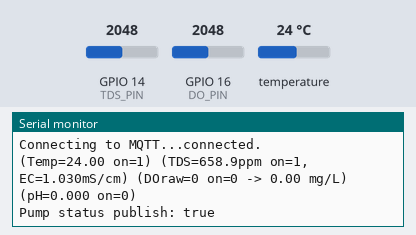
The sketch below on a simulated ESP32. Parts: the last lines printed to the serial monitor. The inputs (shaded band) are chosen by the test bench; at power-on: GPIO 16 (DO_PIN) = 2048, temperature 24 °C, GPIO 14 (TDS_PIN) = 2048 (analog values on the 0–4095 scale). WiFi joins after 1.5 s; servers stay silent unless stated; the local clock reads 2024-03-15 10:24:30 at power-on unless the sketch sets it; no MQTT or app messages arrive unless stated.

Above: at 2.8 s.
2.9 s: GPIO 16 (DO_PIN) set to 1228
At 4.6 s:
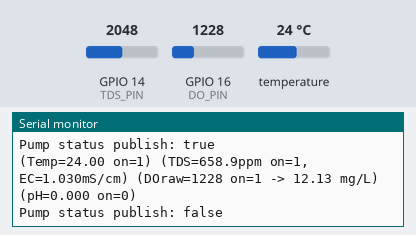
5.7 s: temperature set to 12 °C
At 7.1 s:
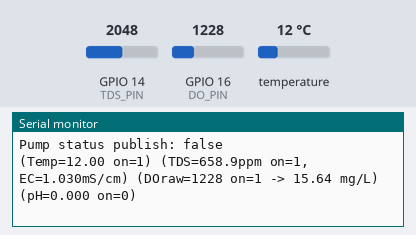
8.1 s: GPIO 14 (TDS_PIN) set to 1960
At 10.0 s:
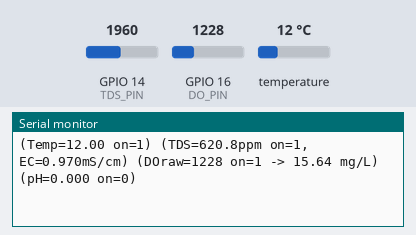
10.5 s: temperature set to 19 °C
At 12.5 s:
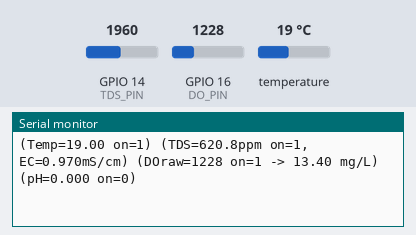
12.9 s: GPIO 16 (DO_PIN) set to 1160
At 14.0 s:
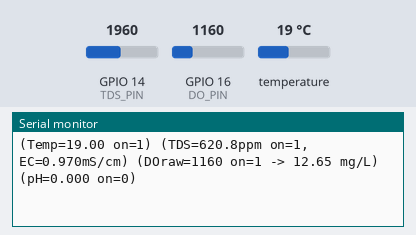
15.3 s: GPIO 14 (TDS_PIN) set to 2040
At 18.0 s:
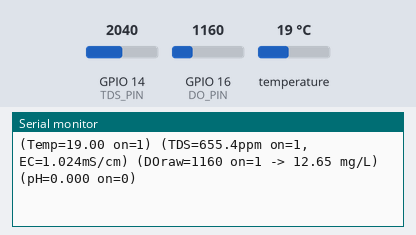
Timing chart, 0 to 18.7 s (numbered marks = the images above; inputs shaded):
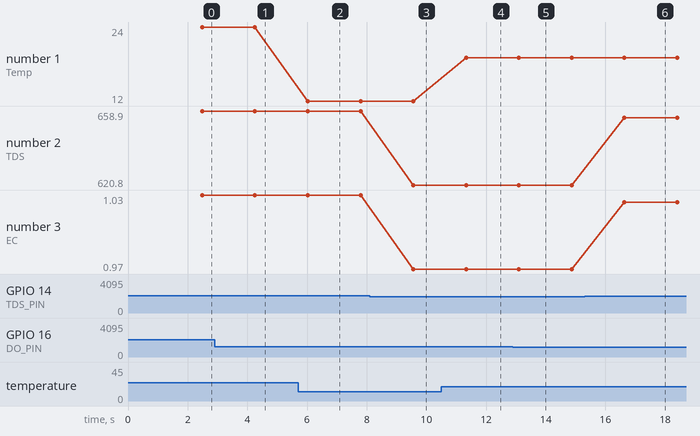

The sketch:

esp32_watertank.ino
```cpp
#include <Wire.h>
#include <WiFi.h>
#include <WiFiClient.h>
#include <PubSubClient.h>
#include <time.h>
#include <esp_system.h>
#include <ArduinoJson.h>
#include <OneWire.h>
#include <DallasTemperature.h>
#include <HardwareSerial.h>   // for EZO pH (UART1)

// ─────────── WiFi / MQTT ───────────
const char* ssid       = "hydroleaf";
const char* password   = "Reza11Reza11";

const char* mqtt_server = "192.168.8.3";
const int   mqtt_port   = 1883;

const char* sensor_topic = "waterTank";            // telemetry
const char* pump_topic   = "actuator/oxygenPump";

// ─────────── Device metadata ───────────
const char* DEVICE_ID      = "T01";
const char* LAYER          = "L01";
const char* SYSTEM_ID      = "S01";
const char* PUMP_DEVICE_ID = "R01";

// ─────────── Pins / Calibration ───────────
const int TDS_PIN  = 14;
const int TEMP_PIN = 4;    // DS18B20
const int DO_PIN   = 16;

// EZO pH (UART1 on ESP32)
HardwareSerial EZOph(1);
const int PH_RX_PIN = 18;  // ESP32 RX  <- EZO TX
const int PH_TX_PIN = 17;  // ESP32 TX  -> EZO RX
const uint32_t PH_BAUD = 9600;

// DO raw calibration
const int DO_RAW_SATURATION = 850 ;
const int DO_RAW_ZIRO = 20 ;

// ─────────── Behavior ───────────
const float DO_ON_THRESHOLD  = 3.5f;  // mg/L
const float DO_OFF_THRESHOLD = 4.0f;  // mg/L
const bool  FAILSAFE_ON_WHEN_SENSOR_OFFLINE = true;

const unsigned long PUMP_HEARTBEAT_MS = 5UL * 60UL * 1000UL;

// ─────────── Globals ───────────
WiFiClient espClient;
PubSubClient client(espClient);

OneWire oneWire(TEMP_PIN);
DallasTemperature ds18b20(&oneWire);

// diagnostics
unsigned long failedConnections   = 0;
unsigned long failedSends         = 0;
unsigned long disconnectedCounter = 0;

// pump mem
bool  previousPumpState   = false;
bool  hasPrevPumpState    = false;
unsigned long lastPumpBeatMs = 0;
String clientId;

// pH streaming state
float phValue = 0.0f;
bool  phOnline = false;
String _phLine;                  // UART line buffer

// ─────────── Helpers ───────────
void setup_wifi() {
  Serial.print("Connecting to WiFi");
  WiFi.begin(ssid, password);
  while (WiFi.status() != WL_CONNECTED) {
    delay(400);
    Serial.print(".");
  }
  Serial.println("\nWiFi connected.");
  Serial.print("IP: "); Serial.println(WiFi.localIP());
}

void setup_time() {
  configTime(0, 0, "pool.ntp.org", "time.nist.gov");
  Serial.print("Syncing NTP");
  while (time(nullptr) < 100000) {
    delay(400);
    Serial.print(".");
  }
  Serial.println("\nTime synced.");
}

String getTimeISO8601() {
  time_t now = time(nullptr);
  struct tm* t = gmtime(&now);
  char buf[30];
  strftime(buf, sizeof(buf), "%Y-%m-%dT%H:%M:%SZ", t);
  return String(buf);
}

String buildCompositeId(const char* systemId, const char* layer, const char* deviceId) {
  String s(systemId); s += "-"; s += layer; s += "-"; s += deviceId;
  return s;
}

void mqtt_reconnect() {
  if (clientId.isEmpty()) {
    clientId = String("ESP32-") + DEVICE_ID + "-" + String((uint32_t)ESP.getEfuseMac(), HEX);
  }
  while (!client.connected()) {
    Serial.print("Connecting to MQTT...");
    if (client.connect(clientId.c_str())) {
      Serial.println("connected.");
    } else {
      Serial.print("MQTT failed, rc=");
      Serial.print(client.state());
      Serial.println(" retrying in 2s");
      failedConnections++;
      delay(2000);
    }
  }
}

// DO saturation curve (mg/L) vs temperature (°C)
float getDOSaturation(float tempC) {
  return (14.652f - 0.41022f * tempC + 0.007991f * tempC * tempC - 0.000077774f * tempC * tempC * tempC);
}

// Publish pump status (retained)
void publishPumpStatus(bool state, const String& timestamp, bool forceSend) {
  if (!forceSend && hasPrevPumpState && state == previousPumpState) return;

  StaticJsonDocument<384> doc;
  doc["system"]      = SYSTEM_ID;
  doc["layer"]       = LAYER;
  doc["deviceId"]    = PUMP_DEVICE_ID;
  doc["compositeId"] = buildCompositeId(SYSTEM_ID, LAYER, PUMP_DEVICE_ID);
  doc["timestamp"]   = timestamp;

  JsonArray controllers = doc.createNestedArray("controllers");
  JsonObject pump       = controllers.createNestedObject();
  pump["name"]  = "airPump";
  pump["type"]  = "relay";
  pump["state"]     = state;        // boolean
  pump["valueType"]  = "boolean";

  char msg[384];
    size_t n = serializeJson(doc, msg, sizeof(msg));

  bool ok = client.publish(pump_topic, (uint8_t*)msg, n, true);
  if (ok) {
    Serial.printf("Pump status publish: %s\n", state ? "true" : "false");
    previousPumpState = state;
    hasPrevPumpState  = true;
  } else {
    Serial.println("Pump status publish FAILED");
    failedSends++;
  }
}

// ─────────── EZO pH helpers (UART streaming) ───────────
void ezo_send(const char* cmd) {
  EZOph.write((const uint8_t*)cmd, strlen(cmd));
  EZOph.write('\r');
}

void ph_startContinuous() {
  ezo_send("C,1");   // enable continuous mode
  delay(50);
  ezo_send("R");     // start streaming
}

// Non-blocking poll; updates phValue/phOnline when CR received
void ph_poll() {
    while (EZOph.available()) {
      char c = EZOph.read();
    if (c == '\r') {            // end of line
      _phLine.trim();
      if (_phLine.length() && _phLine.charAt(0) != '?') {
        float v = _phLine.toFloat();
        if (!isnan(v) && v >= 0.0f && v <= 14.5f) {
          phValue  = v;
          phOnline = true;
        } else {
          phOnline = false;
        }
      } else {
        phOnline = false;
      }
      _phLine = "";
      } else if (c != '\n' && c != 0) {
      _phLine += c;
    }
}
}

// ─────────── Setup ───────────
void setup() {
  Serial.begin(115200);
  Wire.begin();
  analogReadResolution(12);
  ds18b20.begin();

  // EZO pH init on UART1
  EZOph.begin(PH_BAUD, SERIAL_8N1, PH_RX_PIN, PH_TX_PIN);
  ph_startContinuous();   // continuous streaming

  Serial.print("Reset reason: "); Serial.println(esp_reset_reason());

  setup_wifi();
  setup_time();

  client.setServer(mqtt_server, mqtt_port);
  client.setKeepAlive(30);
}

// ─────────── Loop ───────────
void loop() {
  // keep WiFi/MQTT alive
  if (WiFi.status() != WL_CONNECTED) {
    disconnectedCounter++;
    Serial.printf("WiFi disconnected (%lu). Reconnecting...\n", disconnectedCounter);
    setup_wifi();
  }
  if (!client.connected()) mqtt_reconnect();
  client.loop();

  // update streaming pH
  ph_poll();

  const String timestamp = getTimeISO8601();

  // ---- Read sensors ----
  ds18b20.requestTemperatures();
  float tempC = ds18b20.getTempCByIndex(0);
  bool tempOnline = (tempC > -10.0f && tempC < 60.0f);
  if (!tempOnline) tempC = 0.0f;

  // TDS (analog -> volts -> ppm)
  int   tdsRaw     = analogRead(TDS_PIN);
  float tdsVolt    = tdsRaw * (3.3f / 4095.0f);
  float tdsValue   = (133.42f * pow(tdsVolt, 3) - 255.86f * pow(tdsVolt, 2) + 857.39f * tdsVolt) * 0.5f;
  bool  tdsOnline  = (tdsVolt > 0.1f && tdsVolt < 3.0f && tdsValue > 0.0f && tdsValue < 2000.0f);
  if (!tdsOnline) tdsValue = 0.0f;

  // EC derived (mS/cm)
  float ecValue = tdsValue / 640.0f;

  // Dissolved Oxygen (two-point calib)
  int   doRaw    = analogRead(DO_PIN);
  bool  doOnline = (doRaw > 40 && doRaw < 1400);
  if (!doOnline) doRaw = 0;

  float do_mgL = 0.0f;
  if (tempOnline && doOnline) {
    const float do_sat = getDOSaturation(tempC);
    const float v0    = (float)DO_RAW_ZIRO;
    const float v100  = (float)DO_RAW_SATURATION;
    const float denom = v100 - v0;

    if (denom > 1e-3f) {
      float ratio = ((float)doRaw - v0) / denom;
      if (ratio < 0.0f) ratio = 0.0f;
      do_mgL = ratio * do_sat;
    } else {
      do_mgL = NAN;
    }
  }

  Serial.printf("(Temp=%.2f on=%d) (TDS=%.1fppm on=%d, EC=%.3fmS/cm) (DOraw=%d on=%d -> %.2f mg/L) (pH=%.3f on=%d)\n",
                tempC, tempOnline, tdsValue, tdsOnline, ecValue, doRaw, doOnline, do_mgL, phValue, phOnline);

  // ---- Pump logic ----
  bool decided = false;
  bool desired = false;

  if (tempOnline && doOnline) {
    if (do_mgL < DO_ON_THRESHOLD)       { desired = true;  decided = true; }
    else if (do_mgL > DO_OFF_THRESHOLD) { desired = false; decided = true; }
  } else if (FAILSAFE_ON_WHEN_SENSOR_OFFLINE) {
    desired = true; decided = true;
  }
  if (decided) publishPumpStatus(desired, timestamp, false);

  // heartbeat
  if (millis() - lastPumpBeatMs > PUMP_HEARTBEAT_MS) {
    bool hb = hasPrevPumpState ? previousPumpState : false;
    publishPumpStatus(hb, timestamp, true);
    lastPumpBeatMs = millis();
  }

  // ---- Build telemetry JSON ----
  StaticJsonDocument<1200> doc;
  doc["system"]    = SYSTEM_ID;
  doc["layer"]       = LAYER;
  doc["deviceId"]  = DEVICE_ID;

  doc["compositeId"] = buildCompositeId(SYSTEM_ID, LAYER, DEVICE_ID);
  doc["timestamp"] = timestamp;

  JsonArray sensorsArr = doc.createNestedArray("sensors");

  JsonObject tds = sensorsArr.createNestedObject();
  tds["sensorName"] = "HailegeTDS";
  tds["sensorType"]  = "dissolvedTDS";
  tds["value"]      = tdsValue;
  tds["unit"]       = "ppm";

  JsonObject ec = sensorsArr.createNestedObject();
  ec["sensorName"] = "HailegeTDS";
  ec["sensorType"]  = "dissolvedEC";
  ec["value"]      = ecValue;
  ec["unit"]       = "mS/cm";
  ec["source"]     = "calculated";

  JsonObject temp = sensorsArr.createNestedObject();
  temp["sensorName"] = "DS18B20";
  temp["sensorType"]  = "dissolvedTemp";
  temp["value"]      = tempC;
  temp["unit"]       = "°C";

  JsonObject dox = sensorsArr.createNestedObject();
  dox["sensorName"] = "DFROBOT";
  dox["sensorType"]  = "dissolvedOxygen";
  dox["value"]      = do_mgL;
  dox["unit"]       = "mg/L";

  JsonObject ph = sensorsArr.createNestedObject();
  ph["sensorName"] = "AtlasEZO_pH";
  ph["sensorType"] = "pH";
  ph["value"]      = phValue;     // latest streamed value
  ph["unit"]       = "pH";

  JsonObject health = doc.createNestedObject("health");
  health["HailegeTDS"] = tdsOnline;
  health["DS18B20"]    = tempOnline;
  health["DFROBOT"]    = doOnline;
  health["AtlasEZO_pH"]= phOnline;

  char out[1200];
  size_t n = serializeJson(doc, out, sizeof(out));

  bool ok = client.publish(sensor_topic, (uint8_t*)out, n, false);
  if (!ok) {
    Serial.println("MQTT sensor payload FAILED");
    failedSends++;
  }

  delay(1000);
}
```

Measured:
- after the input at 2.9 s, the serial monitor: prints a new line after 1.4 s (image 1)
- after the input at 5.7 s, the serial monitor: prints a new line after 0.33 s (image 2)
- after the input at 8.1 s, the serial monitor: prints a new line after 1.5 s (image 3)
- after the input at 10.5 s, the serial monitor: prints a new line after 0.83 s (image 4)
- after the input at 12.9 s, the serial monitor: prints a new line after 0.20 s (image 5)
- after the input at 15.3 s, the serial monitor: prints a new line after 1.3 s (image 6)
- plotted number 1: 24 → 12 after the input at 5.7 s, 12 → 19 after the input at 10.5 s
- plotted number 2: 658.9 → 620.8 after the input at 8.1 s, 620.8 → 655.4 after the input at 15.3 s
